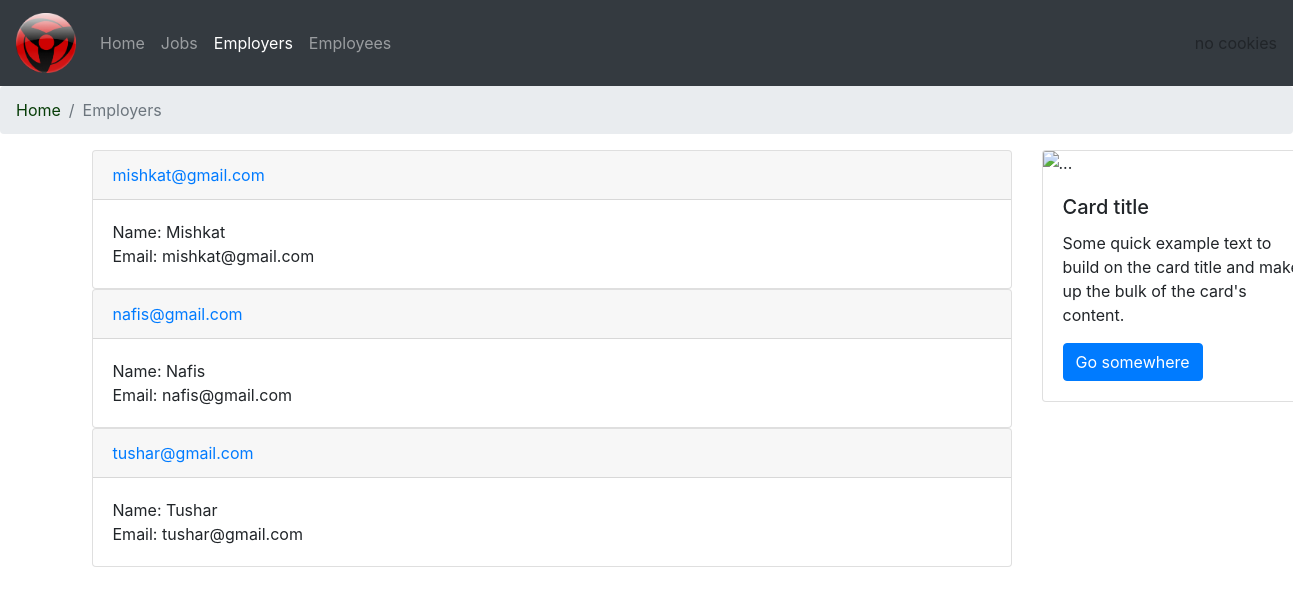
The page /admin/admin-emp.php on the database its author committed.
### tables this page shows
CREATE TABLE `employee` (
  `emp_email` varchar(100) NOT NULL,
  `emp_name` varchar(40) NOT NULL,
  `emp_pass` varchar(20) NOT NULL
);

### admin/admin-emp.php (the view, shortened to what this page needs)
<?php
include "../db_con.php";
?>
<!DOCTYPE html>
<html>
<head>
    <link rel="stylesheet" href="../design/bootstrap.min.css">
</head>
<body>
    <nav class="navbar navbar-expand-lg navbar-dark bg-dark">
        <a class="navbar-brand" href="#"><img src="../pic/look-1.png" alt="logo" width="60" height="60"></a>
        <div class="collapse navbar-collapse" id="navbarSupportedContent">
            <ul class="navbar-nav mr-auto">
                <li class="nav-item">
                    <a class="nav-link" href="admin-home.php">Home </a>
                </li>
                <li class="nav-item">
                    <a class="nav-link" href="admin-job.php">Jobs</a>
                </li>
                <li class="nav-item active">
                    <a class="nav-link" href="admin-emp.php">Employers <span class="sr-only">(current)</span></a>
                </li>
                <li class="nav-item">
                    <a class="nav-link" href="admin-seeker.php">Employees</a>
                </li>
            </ul>
            <ul class="navbar-nav justify-content-end" >
                <li class="nav-item dropdown">
                    <?php
                    if(count($_SESSION) > 0) {
                        echo '<a class="nav-link dropdown-toggle log" href="#" id="navbarDropdown" role="button" data-toggle="dropdown"
                        aria-haspopup="true" aria-expanded="false">'.$_SESSION['user_name'].'</a>';
                        }
                    else {
                        $cookie_name = 'username';
                        if(isset($_COOKIE[$cookie_name])) {
                            echo '<a class="nav-link dropdown-toggle log" href="#" id="navbarDropdown" role="button" data-toggle="dropdown"
                            aria-haspopup="true" aria-expanded="false">'.$_COOKIE[$cookie_name].'</a>';
                        }else{
                            echo 'no cookies';
                        }
                    }
                    ?>
                </li>
    </nav>
    <ol class="breadcrumb">
        <li class="breadcrumb-item"> <a class="bcumb" href="admin-home.php">Home</a></li>
        <li class="breadcrumb-item active">Employers</li>
    </ol>
    <div class="container">
        <div class="row">
            <div class="col-md-10 block">
            <?php
                $sql= "select * from employee";
                $isql= $con->query($sql);
                if($isql->num_rows>0){
                    while($row = $isql->fetch_assoc()) {
                    ?>
                        <div class="card">
                            <div class="card-header">
                                <?php $emp_mail = $row["emp_email"]; ?>
                                <a href="admin-emp2.php?var=<?php echo $emp_mail;?>"> <?php echo $row["emp_email"] ?> </a>
                            </div>
                            <div class="card-body">
                                <?php echo "Name: ".$row["emp_name"] ?> <br>
                                <?php echo "Email: ".$row["emp_email"] ?>
                            </div>
                        </div>
                    <?php
                    }
                }
            ?>
            </div>
            <div class="col-md-2">
                <div class="card" style="width: 18rem;">
                    <img src="..." class="card-img-top" alt="...">
                    <div class="card-body">
                        <h5 class="card-title">Card title</h5>
                        <p class="card-text">Some quick example text to build on the card title and make up the bulk of the card's content.</p>
                        <a href="#" class="btn btn-primary">Go somewhere</a>
                    </div>
                </div>
            </div>
        </div>
    </div>
</body>
</html>

### admin/admin-emp.php (style rules this page uses)
.bcumb { color:rgb(7, 61, 7); }

### rows shown on the page
employee: emp_email "mishkat@gmail.com", emp_name "Mishkat"
employee: emp_email "nafis@gmail.com", emp_name "Nafis"
employee: emp_email "tushar@gmail.com", emp_name "Tushar"
